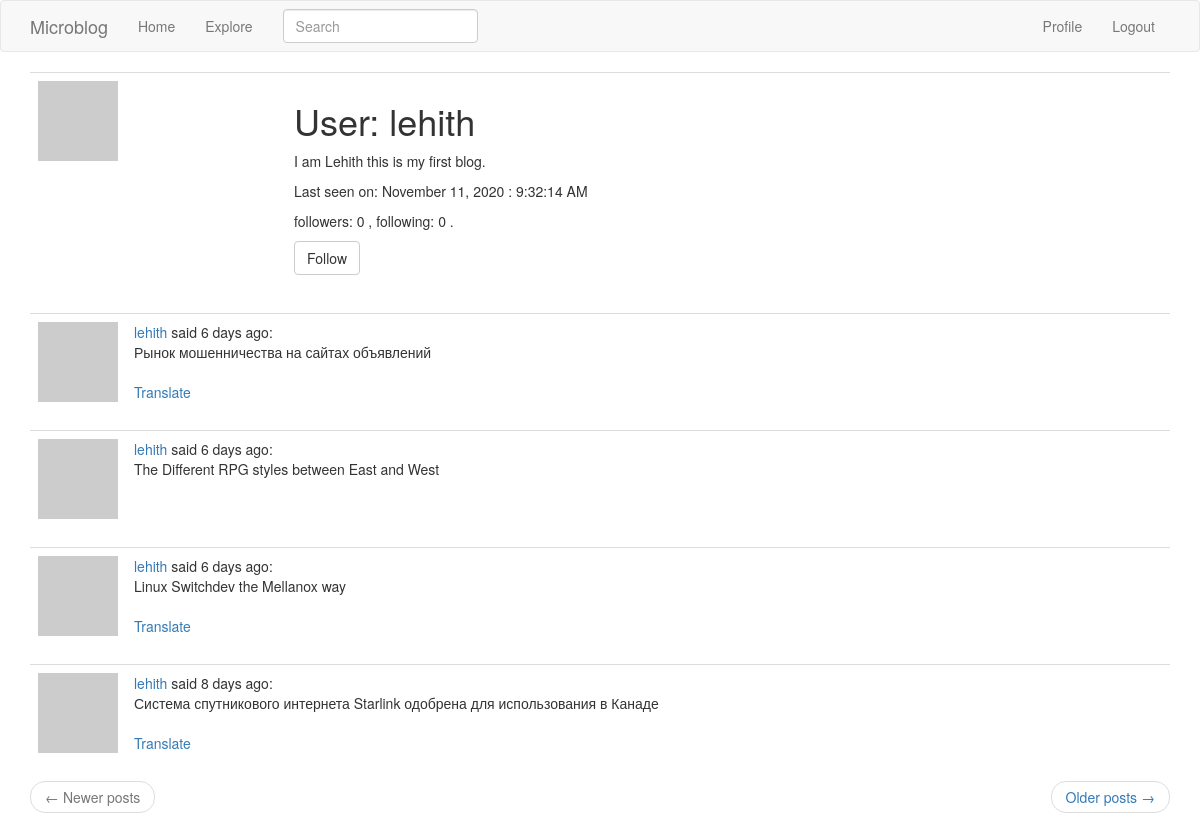
The app's page /user/lehith (signed in) with its own data.
### app/models.py (models this page shows, shortened)
class User(UserMixin, db.Model):
    id = db.Column(db.Integer, primary_key=True)
    username = db.Column(db.String(64), index=True, unique=True)
    email = db.Column(db.String(120), index=True, unique=True)
    password_hash = db.Column(db.String(128))
    about_me = db.Column(db.String(140))
    posts = db.relationship('Post', backref='author', lazy='dynamic')
    last_seen = db.Column(db.DateTime, default=datetime.utcnow)
    followed = db.relationship(
        'User', secondary=followers,
        primaryjoin=(followers.c.follower_id == id),
        secondaryjoin=(followers.c.followed_id == id),
        backref=db.backref('followers', lazy='dynamic'), lazy='dynamic')
    def avatar(self, size):
        digest = md5(self.email.lower().encode('utf-8')).hexdigest()
        return 'https://www.gravatar.com/avatar/{}?d=identicon&s={}'.format(
            digest, size)
    def is_following(self, user):
        return self.followed.filter(followers.c.followed_id == user.id).count() > 0

class SearchableMixin(object):
    @classmethod
    def before_commit(cls, session):
        session._changes = {
            'add': list(session.new),
            'update': list(session.dirty),
            'delete': list(session.deleted)
        }
    @classmethod
    def after_commit(cls, session):
        for obj in session._changes['add']:
            if isinstance(obj, SearchableMixin):
                add_to_index(obj.__tablename__, obj)
        for obj in session._changes['update']:
            if isinstance(obj, SearchableMixin):
                add_to_index(obj.__tablename__, obj)
        for obj in session._changes['delete']:
            if isinstance(obj, SearchableMixin):
                remove_from_index(obj.__tablename__, obj)
        session._changes = None

class Post(SearchableMixin, db.Model):
    __searchable__ = ['body']
    id = db.Column(db.Integer, primary_key=True)
    body = db.Column(db.String(140))
    timestamp = db.Column(db.DateTime, index=True, default=datetime.utcnow)
    user_id = db.Column(db.Integer, db.ForeignKey('user.id'))
    language = db.Column(db.String(5))

### app/main/routes.py (the view)
@bp.route('/user/<username>')
@login_required
def user(username):
    user = User.query.filter_by(username=username).first_or_404()
    page = request.args.get('page', 1, type=int)
    posts = user.posts.order_by(Post.timestamp.desc()).paginate(
        page, current_app.config['POSTS_PER_PAGE'], False)
    next_url = url_for('main.user', username=user.username,
                       page=posts.next_num) if posts.has_next else None
    prev_url = url_for('main.user', username=user.username,
                       page=posts.prev_num) if posts.has_prev else None
    form = EmptyForm()
    return render_template('user.html', user=user, posts=posts.items,
                           next_url=next_url, prev_url=prev_url, form=form)

### app/main/forms.py
class SearchForm(FlaskForm):
    q = StringField(_l('Search'), validators=[DataRequired()])
    def __init__(self, *args, **kwargs):
        if 'formdata' not in kwargs:
            kwargs['formdata'] = request.args
        if 'csrf_enabled' not in kwargs:
            kwargs['csrf_enabled'] = False
        super(SearchForm, self).__init__(*args, **kwargs)

class EmptyForm(FlaskForm):
    submit = SubmitField(_l('Submit'))

### app/main/routes.py (called while the page is built)
@bp.before_app_request
def before_request():
    if current_user.is_authenticated:
        current_user.last_seen = datetime.utcnow()
        db.session.commit()
        g.search_form = SearchForm()
    g.locale = str(get_locale())

### app/models.py (called while the page is built)
@login.user_loader
def load_user(id):
    return User.query.get(int(id))

### app/main/templates/user.html (shortened to what this page needs)
{% extends "base.html" %}
{% block app_content %}
    <table class="table table-hover">
        <tr>
            <td width="256px"><img src="{{ user.avatar(256) }}"></td>
            <td>
                <h1>{{ _('User')}}: {{ user.username }}</h1>
                {% if user.about_me %}
                    <p>{{ user.about_me }}</p>
                {% endif %}
                {% if user.last_seen %}
                    <p>{{ _('Last seen on: ')}}{{ moment(user.last_seen).format('LL') }} : {{ moment(user.last_seen).format('LTS') }}</p>
                {% endif %}
                <p>{{ _('followers:') }} {{ user.followers.count() }} , {{ _('following:') }} {{ user.followed.count() }} .</p>
                {% if user == current_user %}
                    <p><a href="{{ url_for('main.edit_profile') }}">{{ _('Edit your profile')}}</a></p>
                {% elif not current_user.is_following(user) %}
                    <p>
                    <form action="{{ url_for('main.follow', username=user.username) }}" method="post">
                        {{ form.submit(value=_('Follow'), class_='btn btn-default') }}
                    </form>
                    </p>
                {% endif %}
            </td>
        </tr>
    </table>
    {% for post in posts %}
        {% include '_post.html' %}
    {% endfor %}
    <nav aria-label="...">
        <ul class="pager">
            <li class="previous{% if not prev_url %} disabled{% endif %}">
                <a href="{{ prev_url or '#' }}">
                    <span aria-hidden="true">&larr;</span> {{ _('Newer posts')}}
                </a>
            </li>
            <li class="next{% if not next_url %} disabled{% endif %}">
                <a href="{{ next_url or '#' }}">
                    {{ _('Older posts')}} <span aria-hidden="true">&rarr;</span>
                </a>
            </li>
        </ul>
    </nav>
{% endblock %}

### app/main/templates/_post.html
<table class="table table-hover">
    <tr>
        <td width="70px">
            <a href="{{ url_for('main.user', username=post.author.username) }}">
                <img src="{{ post.author.avatar(70) }}"/>
            </a>
        </td>
        <td>
            <a href="{{ url_for('main.user', username=post.author.username) }}">
                {{ post.author.username }}
            </a>
            {{ _('said') }} {{ moment(post.timestamp).fromNow() }}:
            <br>
            <span id="post{{ post.id }}">{{ post.body }}</span>
            {% if post.language and post.language != g.locale %}
                <br><br>
              <span id="translation{{ post.id }}">
                <a href="javascript:translate(
                            '#post{{ post.id }}',
                            '#translation{{ post.id }}',
                            '{{ post.language }}',
                            '{{ g.locale }}');">{{ _('Translate') }}</a>
            </span>
            {% endif %}
        </td>
    </tr>
</table>

### records on screen
User: username "lehith", about_me "I am Lehith this is my first blog.", last_seen "November 11, 2020", last_seen "9:32:14 AM"
Post: author.username "lehith", timestamp "6 days ago", body "Рынок мошенничества на сайтах объявлений"
Post: author.username "lehith", timestamp "6 days ago", body "The Different RPG styles between East and West"
Post: author.username "lehith", timestamp "6 days ago", body "Linux Switchdev the Mellanox way"
Post: author.username "lehith", timestamp "8 days ago", body "Система спутникового интернета Starlink одобрена для использования в Канаде"

### other values on screen
{{ user.followers.count() }} "0"
{{ user.followed.count() }} "0"
